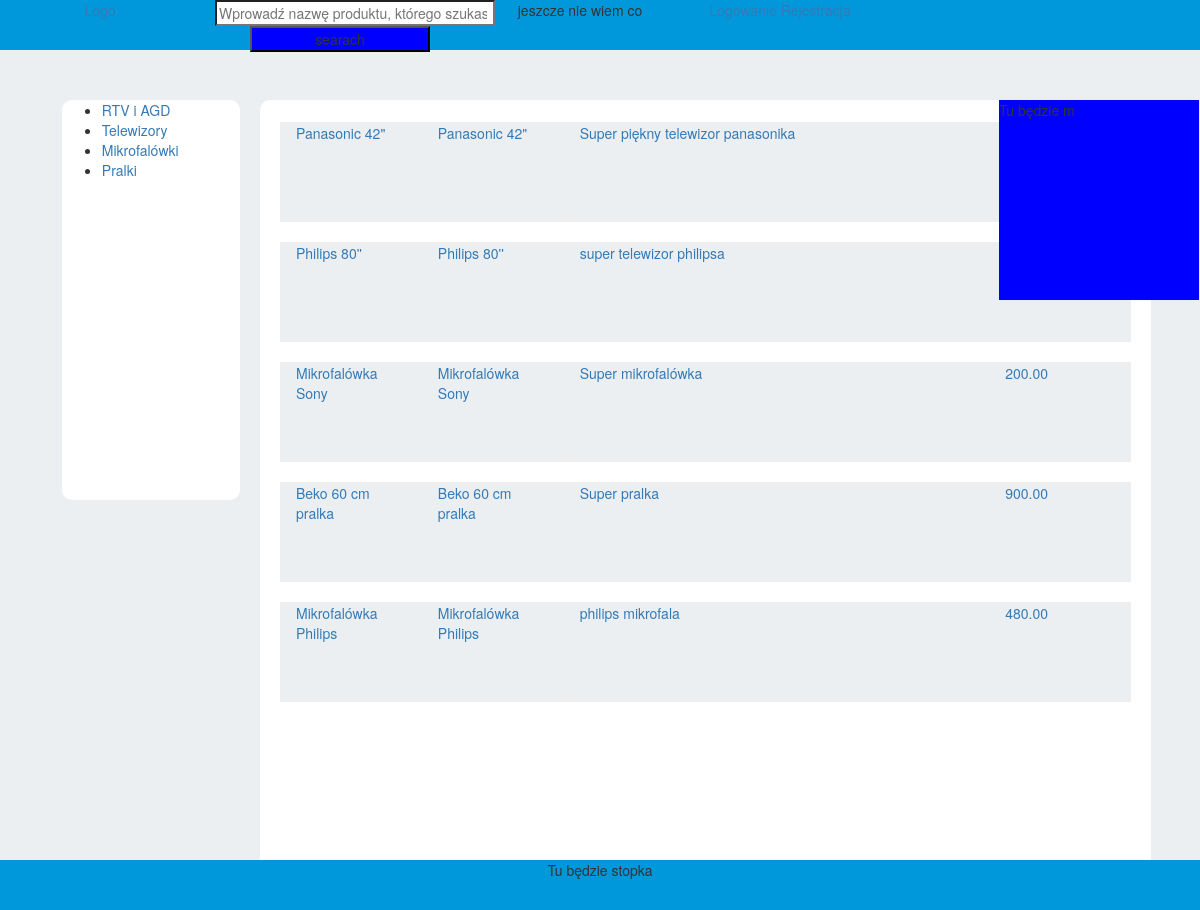
Screenshot of /products/ with the database file from the repository.
### products/models.py (models this page shows, shortened)
class Category(models.Model):
    cat_name = models.CharField(max_length=100, verbose_name='Kategoria')
    cat_name_father = models.ForeignKey('self', on_delete=models.CASCADE, null=True, blank=True,
                                        verbose_name='Kategoria nadrzędna')
    level = models.PositiveSmallIntegerField(default=0, verbose_name='Poziom kategorii')
    class Meta:
        verbose_name = 'Kategoria'
        verbose_name_plural = 'Kategorie'

class Product(models.Model):
    name = models.CharField(max_length=200, verbose_name='Nazwa produktu')
    description = models.CharField(max_length=4000, verbose_name='Opis', blank=True, null=True)
    product_category = models.ForeignKey(Category, on_delete=models.SET_NULL, null=True, blank=True, verbose_name='Kategoria produktu')
    price = models.DecimalField(decimal_places=2, max_digits=10, verbose_name='Cena')
    stock = models.PositiveIntegerField(default=0, verbose_name='Dostępna ilość')
    created = models.DateTimeField(auto_now_add=True)
    update = models.DateTimeField(auto_now=True)
    available = models.BooleanField(default=False)
    seller = models.ForeignKey(Seller, on_delete=models.CASCADE, null=False, blank=False, verbose_name='Sprzedawca')
    class Meta:
        verbose_name = 'Produkt'
        verbose_name_plural = 'Produkty'

### products/views.py (the view)
# urls.py: path('', views.product_list, name = 'product_list'),
def product_list(request, product_id = None):
    category_list_in = Category.objects.all()
    products = Product.objects.filter(available = True)
    return render(request, 'products/productlist.html', {"catlist":category_list_in, "products": products})

### products/templates/products/productlist.html (shortened to what this page needs)
{% extends "base.html" %}
{% block kategorie %}
	<div class="categories col-lg-2 col-md-2">
		<div class="categories_wew">
{% if catlist %}
    <ul>
    {% for one_cat in catlist %}
       <li> <a methods="GET" href="{% url 'category_list' one_cat.id %}" >{{ one_cat.cat_name }}</a> </li>
    {% endfor %}
    </ul>
{% endif %}
		</div>
	</div>
 {% endblock %}
{% block produkty %}
            <div class=" product_list col-lg-10 col-md-10">
		<div class="product_list_wew">
     {% if products %}
        {% for produc in products %}
            <a href="{% url 'product_detail' produc.id %}">
                <div class="row product">
                <div class="kolumna col-lg-2 col-md-2 col-sm-2">{{ produc.name }} </div>
                <div class="kolumna col-lg-2 col-md-2 col-sm-2">{{ produc.name }} </div>
                <div class="kolumna col-lg-6 col-md-6 col-sm-6">{{ produc.description }} </div>
                <div class="kolumna col-lg-2 col-md-2 col-sm-2">{{ produc.price }} </div>
                </div>
            </a>
        {% endfor %}
     {% endif %}
		</div>
    </div>
 {% endblock %}

### static/assets/css/style.css (style rules this page uses)
body { background-color: #ECEFF1; width: 100%; position: relative; }
.categories { padding:0px; }
.categories_wew { background-color: #FFFFFF; height:400px; width:99%; float:right; padding:0px; margin-top: 20px; border-radius: 10px; }
.product_list { padding:0px; }
.product_list_wew { margin-top: 20px; margin-left: 20px; background-color: #FFFFFF; width:99%; padding-top: 2px; padding-bottom: 2px; height: 100%; border-radius: 10px; }
.kolumna { border-style: groove; border-width: thin; border-radius: 2px; height: 100%; }
.product { background-color: #ECEFF1; margin:20px; height: 100px; }

### rows the page displays
Category: cat_name "RTV i AGD"
Category: cat_name "Telewizory"
Category: cat_name "Mikrofalówki"
Category: cat_name "Pralki"
Product: name "Panasonic 42\"", description "Super piękny telewizor panasonika"
Product: name "Philips 80''", description "super telewizor philipsa"
Product: name "Mikrofalówka Sony", description "Super mikrofalówka", price "200.00"
Product: name "Beko 60 cm pralka", description "Super pralka", price "900.00"
Product: name "Mikrofalówka Philips", description "philips mikrofala", price "480.00"
